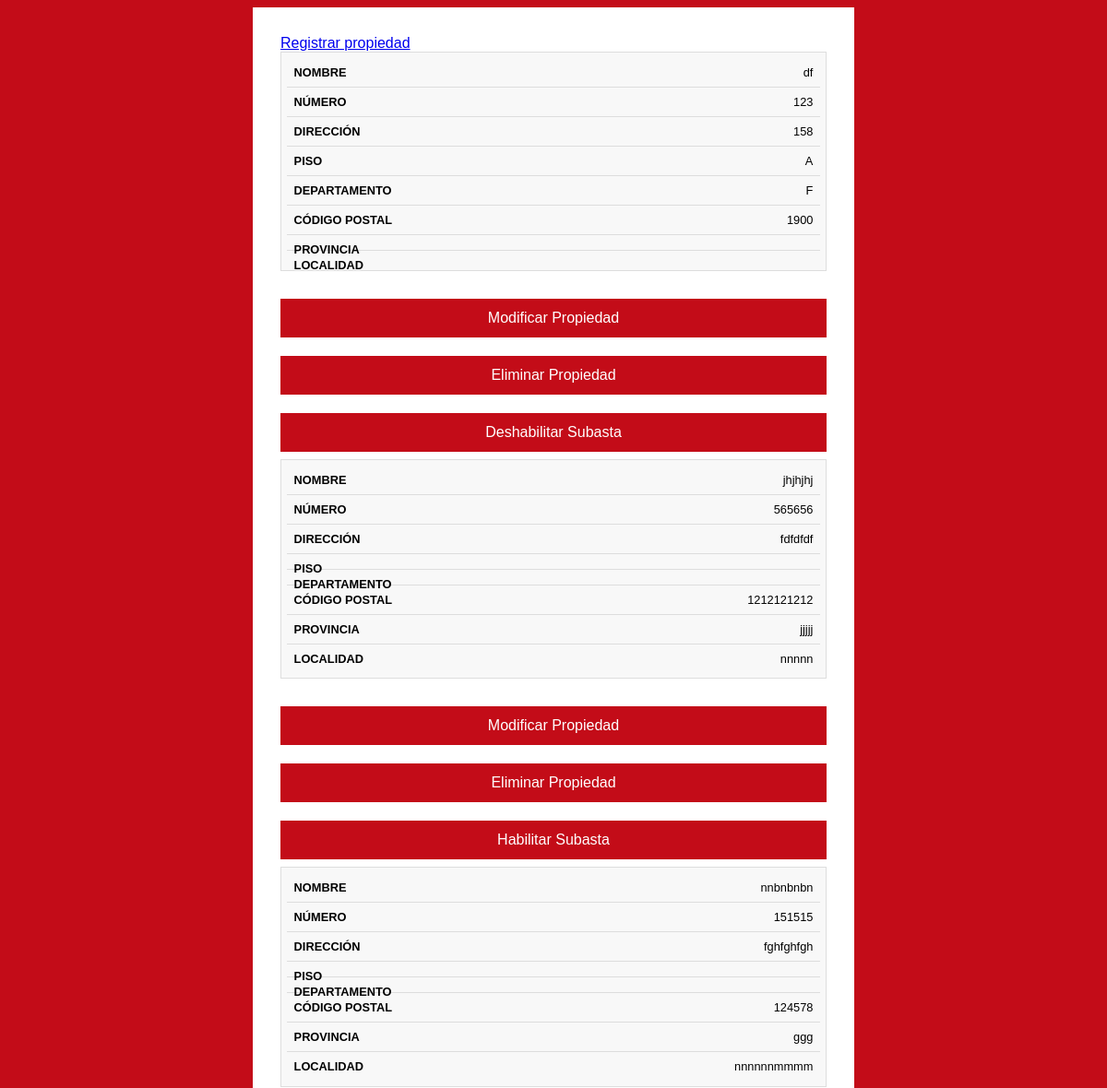
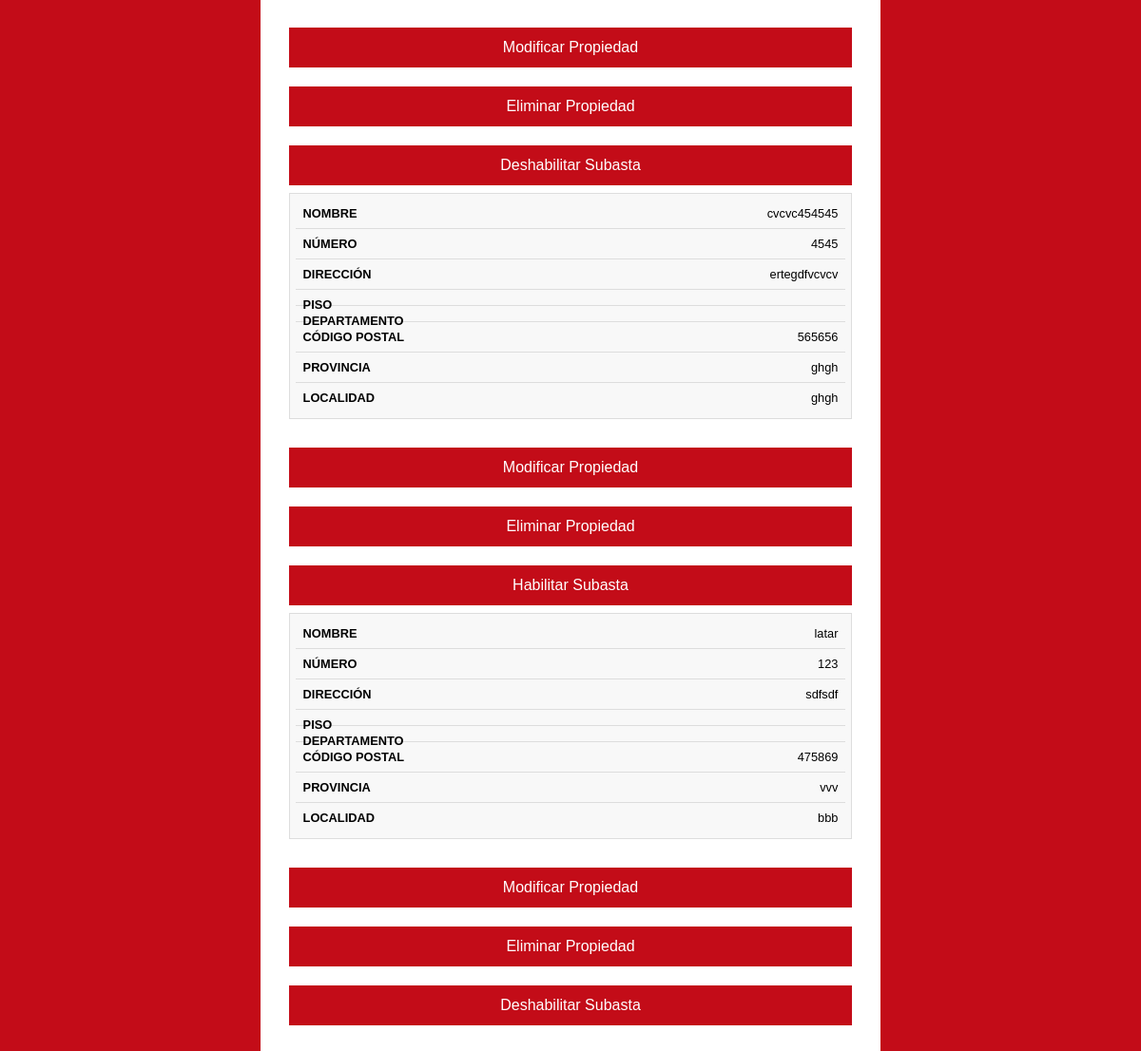
The app's page /homesweethome/administrator/propiedades.php with its own data (2 pictures, top to bottom).
### tables this page shows
CREATE TABLE `propiedades` (
  `id_propiedad` int(11) NOT NULL,
  `nombre` text NOT NULL,
  `numero` text NOT NULL,
  `direccion` text NOT NULL,
  `piso` text,
  `depto` text,
  `codigo_postal` int(11) NOT NULL,
  `provincia` text NOT NULL,
  `localidad` text NOT NULL
);

### homesweethome/administrator/propiedades.php (the view, shortened to what this page needs)
<!DOCTYPE html>
<html>
    <head>
		<link rel="stylesheet" href="../css/home.css">
    </head>
    <body>
<div class='div_body'>
<?php
$link = conectar();
?>
 <a href="registrar_propiedad.php">Registrar propiedad</a>
 <?php
   $sql = "SELECT id_propiedad,nombre,numero,direccion,piso,depto,codigo_postal,provincia,localidad  FROM propiedades ";
   $result = $link->query($sql);
   if ($result->num_rows > 0) {
       while ($row = $result->fetch_assoc()) {
           echo "
            <table class='class_propiedad'>
            <thead>
                <tr>
                    <th>Nombre</th>
                    <th>Número</th>
                    <th>Dirección</th>
                    <th>Piso</th>
                    <th>Departamento</th>
                    <th>Código Postal</th>
<th>Provincia</th>
<th>Localidad</th>
                </tr>
            </thead>
            <tbody>
                <tr>
                    <td data-label='Nombre'>$row[nombre]</td>
                    <td data-label='Número'>$row[numero]</td>
                    <td data-label='Dirección'>$row[direccion]</td>
                    <td data-label='Piso'>$row[piso]</td>
                    <td data-label='Departamento'>$row[depto]</td>
                    <td data-label='Código Postal'>$row[codigo_postal]</td>
<td data-label='Provincia'>$row[provincia]</td>
<td data-label='Localidad'>$row[localidad]</td>
                </tr>
               </tbody>
            </table>";
           echo "<form method='POST' action='modificar_propiedad.php' enctype='multipart/form-data' name='modificar_propiedad_form'>
                 <input type='hidden' id='id_propiedad_form' name='name_id_propiedad_form' value='$row[id_propiedad]'/>
                <input type='hidden' id='nombre_form' name='name_nombre_form' value='$row[nombre]'/>
                <input type='hidden' id='numero_form' name='name_numero_form' value='$row[numero]'/>
                <input type='hidden' id='direccion_form' name='name_direccion_form' value='$row[direccion]'/>
                 <input type='hidden' id='piso_form' name='name_piso_form' value='$row[piso]'/>
                 <input type='hidden' id='depto_form' name='name_depto_form' value='$row[depto]'/>
                 <input type='hidden' id='codigo_postal_form' name='name_codigo_postal_form' value='$row[codigo_postal]'/>
             <input class='button' type='submit'  value='Modificar Propiedad' />
        </form>";
           echo "<form method='POST' action='eliminar_propiedad.php' enctype='multipart/form-data' name='eliminar_propiedad_form'>
                 <input type='hidden' id='id_propiedad_form' name='name_id_propiedad_form' value='$row[id_propiedad]'/>
                <input type='hidden' id='nombre_form' name='name_nombre_form' value='$row[nombre]'/>
                <input type='hidden' id='numero_form' name='name_numero_form' value='$row[numero]'/>
                <input type='hidden' id='direccion_form' name='name_direccion_form' value='$row[direccion]'/>
                 <input type='hidden' id='piso_form' name='name_piso_form' value='$row[piso]'/>
                 <input type='hidden' id='depto_form' name='name_depto_form' value='$row[depto]'/>
                 <input type='hidden' id='codigo_postal_form' name='name_codigo_postal_form' value='$row[codigo_postal]'/>
             <input class='button' type='submit'  value='Eliminar Propiedad' />
        </form>";
           $sql_subasta = "SELECT id_propiedad  FROM propiedades_subasta WHERE id_propiedad=$row[id_propiedad] LIMIT 1 ";
           $result_subasta = $link->query($sql_subasta);
           if ($result_subasta->num_rows > 0) {
               echo "<form method='POST' action='deshabilitar_subasta.php' enctype='multipart/form-data' name='deshabilitar_subasta_form'>
                 <input type='hidden' id='id_propiedad_form' name='name_id_propiedad_form' value='$row[id_propiedad]'/>
                <input type='hidden' id='nombre_form' name='name_nombre_form' value='$row[nombre]'/>
                <input type='hidden' id='numero_form' name='name_numero_form' value='$row[numero]'/>
                <input type='hidden' id='direccion_form' name='name_direccion_form' value='$row[direccion]'/>
                 <input type='hidden' id='piso_form' name='name_piso_form' value='$row[piso]'/>
                 <input type='hidden' id='depto_form' name='name_depto_form' value='$row[depto]'/>
                 <input type='hidden' id='codigo_postal_form' name='name_codigo_postal_form' value='$row[codigo_postal]'/>
             <input class='button' type='submit'  value='Deshabilitar Subasta' />
        </form>";
           }else{
               echo "<form method='POST' action='habilitar_subasta.php' enctype='multipart/form-data' name='habilitar_subasta_form'>
                 <input type='hidden' id='id_propiedad_form' name='name_id_propiedad_form' value='$row[id_propiedad]'/>
                <input type='hidden' id='nombre_form' name='name_nombre_form' value='$row[nombre]'/>
                <input type='hidden' id='numero_form' name='name_numero_form' value='$row[numero]'/>
                <input type='hidden' id='direccion_form' name='name_direccion_form' value='$row[direccion]'/>
                 <input type='hidden' id='piso_form' name='name_piso_form' value='$row[piso]'/>
                 <input type='hidden' id='depto_form' name='name_depto_form' value='$row[depto]'/>
                 <input type='hidden' id='codigo_postal_form' name='name_codigo_postal_form' value='$row[codigo_postal]'/>
             <input class='button' type='submit'  value='Habilitar Subasta' />
        </form>";
           }
       }
   }
   ?>
</div>
</body>
</html>

### homesweethome/css/home.css (style rules this page uses)
body { background-color: #c30c18 }
body,h1,h2,h3,h4,h5,h6 { font-family: Arial, "sans-serif" }
.div_body { top: 30%; margin: auto; width: 50%; max-width: 720px; background-color: #FFFFFF; padding: 30px }
table { border-collapse: collapse; margin: 0; padding: 0; width: 100%; border: 0; }
table th, table td { padding: .625em; text-align: center; }
table tr { background: #f8f8f8; border: 1px solid #ddd; padding: .35em; border-bottom: 1px solid #ddd; display: block; margin-bottom: .625em; }
table td { border-bottom: 1px solid #ddd; display: block; font-size: .8em; text-align: right; }
table td:before { content: attr(data-label); float: left; font-weight: bold; text-transform: uppercase; }
table td:last-child { border-bottom: 0; }
input { display: block; width: 100%; padding: 12px 20px; margin: 8px 0; box-sizing: border-box; border: 2px solid #ccc; }
input[type="submit"] { background: #c30c18; font-size: 1rem; color: white; border: #c30c18; cursor: pointer; margin-top: 20px; }

### records on screen
propiedades: nombre "df", numero "123", direccion "158", piso "A", depto "F", codigo_postal "1900"
propiedades: nombre "jhjhjhj", numero "565656", direccion "fdfdfdf", codigo_postal "1212121212", provincia "jjjjj", localidad "nnnnn"
propiedades: nombre "nnbnbnbn", numero "151515", direccion "fghfghfgh", codigo_postal "124578", provincia "ggg", localidad "nnnnnnmmmm"
propiedades: nombre "cvcvc454545", numero "4545", direccion "ertegdfvcvcv", codigo_postal "565656", provincia "ghgh", localidad "ghgh"
propiedades: nombre "latar", numero "123", direccion "sdfsdf", codigo_postal "475869", provincia "vvv", localidad "bbb"
